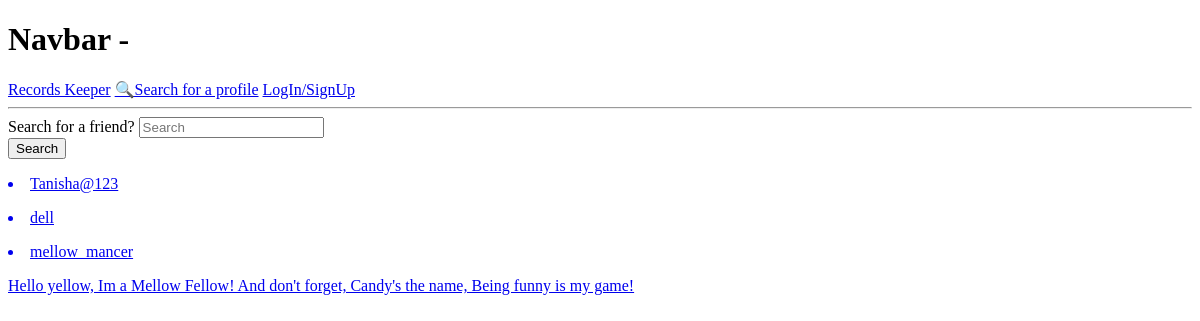
Before: /users/profiles/ with the older database file.
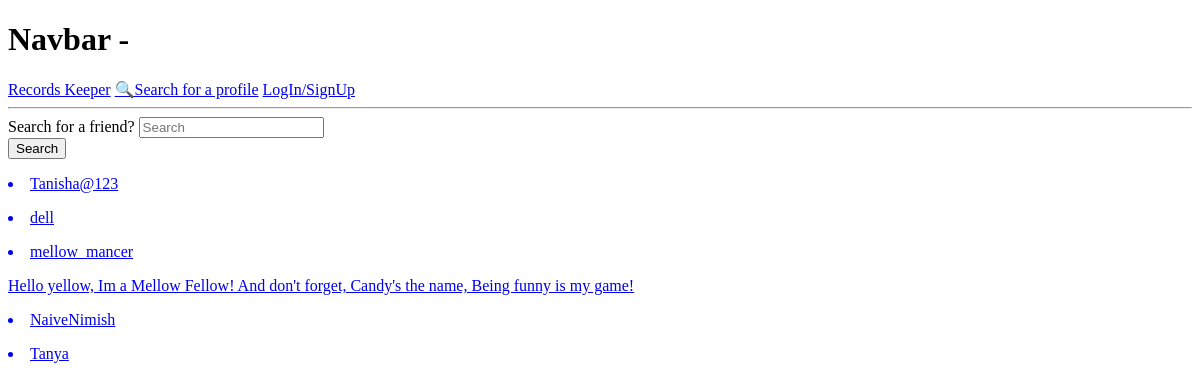
After: the same page with the newer database file.
### users/models.py (models this page shows, shortened)
class Profile(models.Model):
    user=models.OneToOneField(User, on_delete=models.CASCADE, null=True, blank=True)
    name=models.CharField(max_length=200, null=True, blank=True)
    email=models.EmailField(max_length=500, null=True, blank=True)
    short_intro= models.TextField(max_length=500, null=True, blank=True)
    username=models.CharField(max_length=200, null=True, blank=True)
    profile_image=models.ImageField(upload_to="images/", default="profiles/user-default.png", null=True, blank=True)
    created=models.DateTimeField(auto_now_add=True)
    id=models.UUIDField(default=uuid.uuid4, unique=True, primary_key=True, editable=False)

### users/views.py (the view)
# urls.py: path("profiles/", views.profiles, name='profiles'),
def profiles(request):
    profiles=Profile.objects.all()
    profiles,search_query=searchProfiles(request)
    context={'profiles':profiles, 'search_query':search_query}
    return render(request, "users/profiles.html", context)

### users/utils.py (called while the page is built)
def searchProfiles(request):
    search_query = ""
    if request.GET.get('search_query'):
        search_query = request.GET.get('search_query')
    profiles=Profile.objects.filter(
        Q(username__icontains=search_query) |
        Q(name__icontains=search_query) |
        Q(short_intro__icontains=search_query)
    )
    return profiles, search_query

### users/templates/users/profiles.html
{% extends 'main.html' %}
{% block content %}
<form id='searchForm' class="form" action="#" method="get">
    <div class="form__field">
      <label for="formInput#search">Search for a friend?</label>
      <input class="input input--text" id="formInput#search" type="text" name="search_query"
        placeholder="Search" value="{{search_query}}" />
    </div>
    <input class="btn btn--sub btn--lg" type="submit" value="Search" />
  </form>
{% for profile in profiles %}
{% if request.user.profile.id != profile.id %}
<a href="{% url 'user-profile' profile.id %}">
<p><li>{{profile.username}}</li></p>
{% if profile.short_intro %}
<p>     {{profile.short_intro|slice:"100"}}</p>
{% endif %}</a>
{% endif %}
{% endfor %}
    {% endblock %}

Changed rows visible on the page:
added Profile: username "NaiveNimish"
added Profile: username "Tanya"
